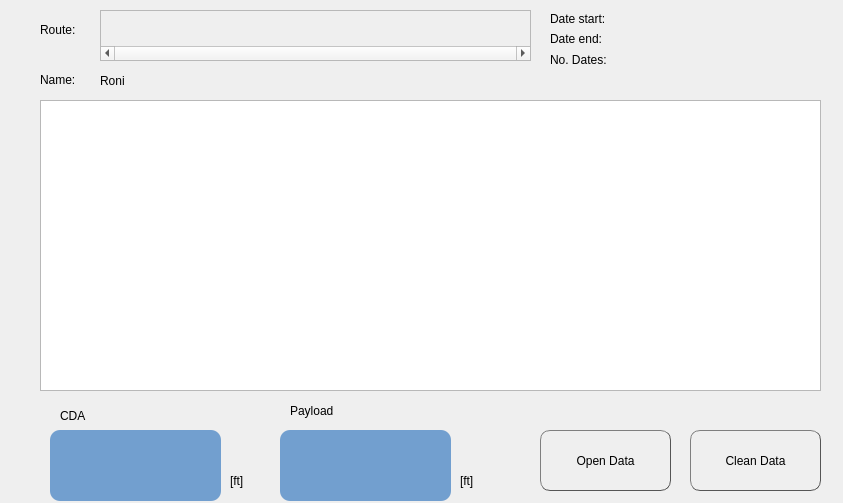
<?xml version="1.0" encoding="UTF-8"?>
<ui version="4.0">
 <class>Form</class>
 <widget class="QWidget" name="Form">
  <property name="geometry">
   <rect>
    <x>0</x>
    <y>0</y>
    <width>843</width>
    <height>503</height>
   </rect>
  </property>
  <property name="windowTitle">
   <string>Form</string>
  </property>
  <widget class="QLabel" name="bel_duracion">
   <property name="geometry">
    <rect>
     <x>630</x>
     <y>50</y>
     <width>181</width>
     <height>16</height>
    </rect>
   </property>
   <property name="styleSheet">
    <string notr="true">font: 12pt &quot;Ubuntu&quot;;</string>
   </property>
   <property name="text">
    <string/>
   </property>
  </widget>
  <widget class="QScrollArea" name="scrollArea">
   <property name="geometry">
    <rect>
     <x>100</x>
     <y>10</y>
     <width>431</width>
     <height>51</height>
    </rect>
   </property>
   <property name="verticalScrollBarPolicy">
    <enum>Qt::ScrollBarAlwaysOff</enum>
   </property>
   <property name="horizontalScrollBarPolicy">
    <enum>Qt::ScrollBarAlwaysOn</enum>
   </property>
   <property name="sizeAdjustPolicy">
    <enum>QAbstractScrollArea::AdjustToContents</enum>
   </property>
   <property name="widgetResizable">
    <bool>true</bool>
   </property>
   <widget class="QWidget" name="scrollAreaWidgetContents">
    <property name="geometry">
     <rect>
      <x>0</x>
      <y>0</y>
      <width>429</width>
      <height>41</height>
     </rect>
    </property>
    <layout class="QHBoxLayout" name="horizontalLayout">
     <item>
      <widget class="QLabel" name="bel_nameRoute">
       <property name="contextMenuPolicy">
        <enum>Qt::DefaultContextMenu</enum>
       </property>
       <property name="styleSheet">
        <string notr="true">font: 15pt &quot;Ubuntu&quot;;</string>
       </property>
       <property name="text">
        <string/>
       </property>
       <property name="textFormat">
        <enum>Qt::AutoText</enum>
       </property>
       <property name="textInteractionFlags">
        <set>Qt::LinksAccessibleByMouse|Qt::TextSelectableByMouse</set>
       </property>
      </widget>
     </item>
    </layout>
   </widget>
  </widget>
  <widget class="QTableWidget" name="tablaDatos">
   <property name="geometry">
    <rect>
     <x>40</x>
     <y>100</y>
     <width>781</width>
     <height>291</height>
    </rect>
   </property>
   <property name="styleSheet">
    <string notr="true">font: 14pt &quot;Ubuntu&quot;;</string>
   </property>
  </widget>
  <widget class="QLabel" name="label_20">
   <property name="geometry">
    <rect>
     <x>40</x>
     <y>20</y>
     <width>71</width>
     <height>20</height>
    </rect>
   </property>
   <property name="styleSheet">
    <string notr="true">font: 15pt &quot;Ubuntu&quot;;</string>
   </property>
   <property name="text">
    <string>Route:</string>
   </property>
  </widget>
  <widget class="QLabel" name="bel_nameFile">
   <property name="geometry">
    <rect>
     <x>100</x>
     <y>70</y>
     <width>431</width>
     <height>21</height>
    </rect>
   </property>
   <property name="styleSheet">
    <string notr="true">font: 15pt &quot;Ubuntu&quot;;</string>
   </property>
   <property name="text">
    <string>Roni</string>
   </property>
  </widget>
  <widget class="QLabel" name="label_8">
   <property name="geometry">
    <rect>
     <x>550</x>
     <y>10</y>
     <width>81</width>
     <height>17</height>
    </rect>
   </property>
   <property name="styleSheet">
    <string notr="true">font: 12pt &quot;Ubuntu&quot;;</string>
   </property>
   <property name="text">
    <string>Date start:</string>
   </property>
  </widget>
  <widget class="QPushButton" name="btn_abrirTabla">
   <property name="geometry">
    <rect>
     <x>540</x>
     <y>430</y>
     <width>131</width>
     <height>61</height>
    </rect>
   </property>
   <property name="styleSheet">
    <string notr="true">QPushButton {
/*color: #333;*/
border: 1px solid #555;
border-radius: 10px;
border-style: outset;
/*background: qradialgradient(
cx: 0.3, cy: -0.4, fx: 0.3, fy: -0.4,
radius: 1.35, stop: 0 #fff, stop: 1 #888
);*/
padding: 5px;
}

QPushButton:hover {
background: qradialgradient(
cx: 0.3, cy: -0.4, fx: 0.3, fy: -0.4,
radius: 1.35, stop: 0 #fff, stop: 1 #bbb
);
}

QPushButton:pressed {
border-style: inset;
background: qradialgradient(
cx: 0.4, cy: -0.1, fx: 0.4, fy: -0.1,
radius: 1.35, stop: 0 #fff, stop: 1 #ddd
);
}</string>
   </property>
   <property name="text">
    <string>Open Data</string>
   </property>
  </widget>
  <widget class="QLabel" name="bel_dateStart">
   <property name="geometry">
    <rect>
     <x>630</x>
     <y>10</y>
     <width>181</width>
     <height>17</height>
    </rect>
   </property>
   <property name="styleSheet">
    <string notr="true">font: 12pt &quot;Ubuntu&quot;;</string>
   </property>
   <property name="text">
    <string/>
   </property>
  </widget>
  <widget class="QPushButton" name="btn_borrarNew">
   <property name="geometry">
    <rect>
     <x>690</x>
     <y>430</y>
     <width>131</width>
     <height>61</height>
    </rect>
   </property>
   <property name="styleSheet">
    <string notr="true">QPushButton {
/*color: #333;*/
border: 1px solid #555;
border-radius: 10px;
border-style: outset;
/*background: qradialgradient(
cx: 0.3, cy: -0.4, fx: 0.3, fy: -0.4,
radius: 1.35, stop: 0 #fff, stop: 1 #888
);*/
padding: 5px;
}

QPushButton:hover {
background: qradialgradient(
cx: 0.3, cy: -0.4, fx: 0.3, fy: -0.4,
radius: 1.35, stop: 0 #fff, stop: 1 #bbb
);
}

QPushButton:pressed {
border-style: inset;
background: qradialgradient(
cx: 0.4, cy: -0.1, fx: 0.4, fy: -0.1,
radius: 1.35, stop: 0 #fff, stop: 1 #ddd
);
}</string>
   </property>
   <property name="text">
    <string>Clean Data</string>
   </property>
  </widget>
  <widget class="QLabel" name="bel_dateEnd">
   <property name="geometry">
    <rect>
     <x>630</x>
     <y>30</y>
     <width>181</width>
     <height>17</height>
    </rect>
   </property>
   <property name="styleSheet">
    <string notr="true">font: 12pt &quot;Ubuntu&quot;;</string>
   </property>
   <property name="text">
    <string/>
   </property>
  </widget>
  <widget class="QLabel" name="label_11">
   <property name="geometry">
    <rect>
     <x>550</x>
     <y>50</y>
     <width>81</width>
     <height>20</height>
    </rect>
   </property>
   <property name="styleSheet">
    <string notr="true">font: 12pt &quot;Ubuntu&quot;;</string>
   </property>
   <property name="text">
    <string>No. Dates:</string>
   </property>
  </widget>
  <widget class="QLabel" name="label_10">
   <property name="geometry">
    <rect>
     <x>550</x>
     <y>30</y>
     <width>81</width>
     <height>17</height>
    </rect>
   </property>
   <property name="styleSheet">
    <string notr="true">font: 12pt &quot;Ubuntu&quot;;
</string>
   </property>
   <property name="text">
    <string>Date end:</string>
   </property>
  </widget>
  <widget class="QLabel" name="label_23">
   <property name="geometry">
    <rect>
     <x>40</x>
     <y>70</y>
     <width>61</width>
     <height>20</height>
    </rect>
   </property>
   <property name="styleSheet">
    <string notr="true">font: 15pt &quot;Ubuntu&quot;;</string>
   </property>
   <property name="text">
    <string>Name:</string>
   </property>
  </widget>
  <widget class="QLabel" name="bel_pantalla1_6">
   <property name="geometry">
    <rect>
     <x>60</x>
     <y>400</y>
     <width>71</width>
     <height>31</height>
    </rect>
   </property>
   <property name="styleSheet">
    <string notr="true">font: 20pt &quot;Ubuntu&quot;;</string>
   </property>
   <property name="text">
    <string>CDA </string>
   </property>
  </widget>
  <widget class="QLabel" name="bel_pantalla1_7">
   <property name="geometry">
    <rect>
     <x>230</x>
     <y>460</y>
     <width>41</width>
     <height>41</height>
    </rect>
   </property>
   <property name="styleSheet">
    <string notr="true">font: 20pt &quot;Ubuntu&quot;;</string>
   </property>
   <property name="text">
    <string>[ft]</string>
   </property>
  </widget>
  <widget class="QLabel" name="bel_CDA">
   <property name="geometry">
    <rect>
     <x>50</x>
     <y>430</y>
     <width>171</width>
     <height>71</height>
    </rect>
   </property>
   <property name="styleSheet">
    <string notr="true">background-color:  rgb(114, 159, 207);
font: 50pt &quot;Ubuntu&quot;;
border-radius: 10px;
padding: 4px;</string>
   </property>
   <property name="text">
    <string/>
   </property>
   <property name="alignment">
    <set>Qt::AlignCenter</set>
   </property>
  </widget>
  <widget class="QLabel" name="bel_pantalla1_8">
   <property name="geometry">
    <rect>
     <x>460</x>
     <y>460</y>
     <width>41</width>
     <height>41</height>
    </rect>
   </property>
   <property name="styleSheet">
    <string notr="true">font: 20pt &quot;Ubuntu&quot;;</string>
   </property>
   <property name="text">
    <string>[ft]</string>
   </property>
  </widget>
  <widget class="QLabel" name="bel_payLoad">
   <property name="geometry">
    <rect>
     <x>280</x>
     <y>430</y>
     <width>171</width>
     <height>71</height>
    </rect>
   </property>
   <property name="styleSheet">
    <string notr="true">background-color:  rgb(114, 159, 207);
font: 50pt &quot;Ubuntu&quot;;
border-radius: 10px;
padding: 4px;</string>
   </property>
   <property name="text">
    <string/>
   </property>
   <property name="alignment">
    <set>Qt::AlignCenter</set>
   </property>
  </widget>
  <widget class="QLabel" name="bel_pantalla1_9">
   <property name="geometry">
    <rect>
     <x>290</x>
     <y>390</y>
     <width>111</width>
     <height>41</height>
    </rect>
   </property>
   <property name="styleSheet">
    <string notr="true">font: 20pt &quot;Ubuntu&quot;;</string>
   </property>
   <property name="text">
    <string>Payload</string>
   </property>
  </widget>
 </widget>
 <resources/>
 <connections/>
</ui>
